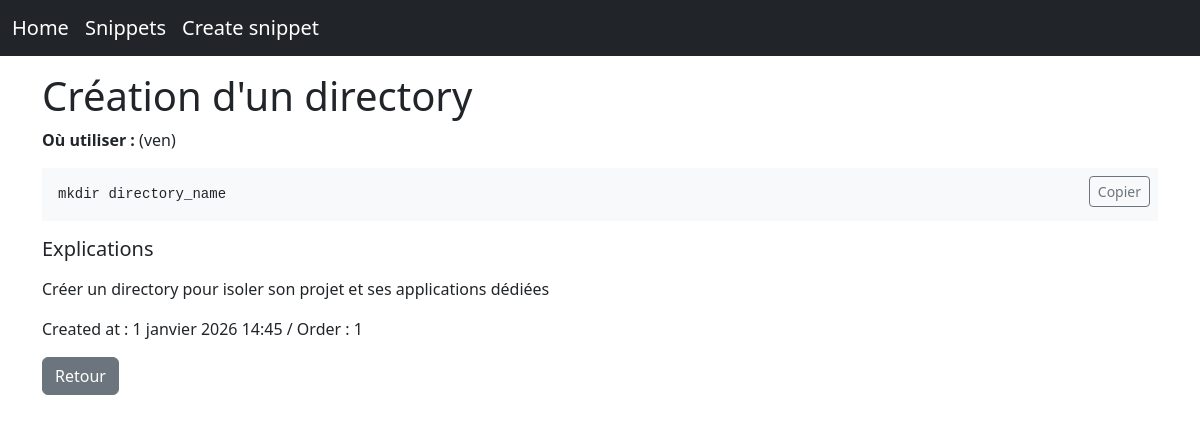
The app's page /snippets/creation-dun-directory/, older data.
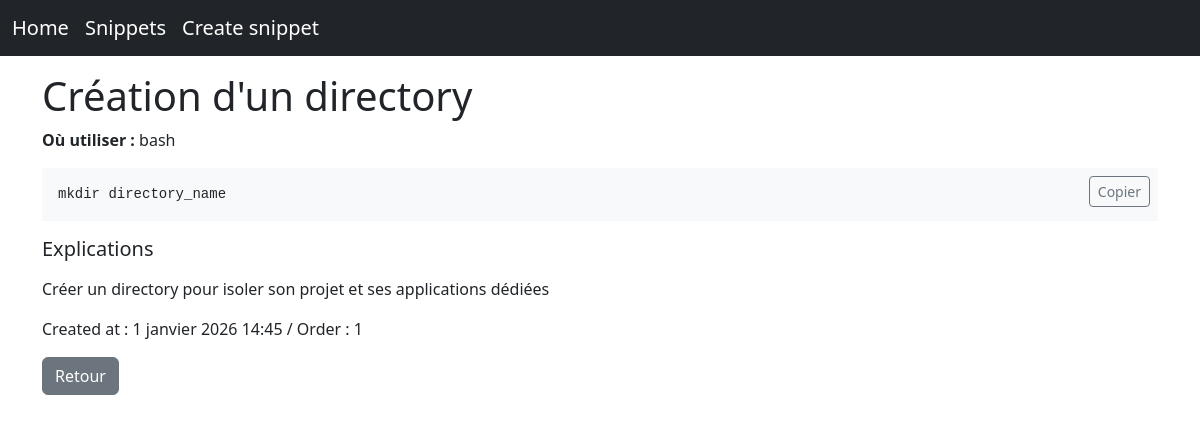
The same page, newer data.
### snippets/models.py (models this page shows, shortened)
class Snippet(models.Model):
    title = models.CharField(max_length=100, unique=True)
    slug = models.SlugField(max_length=120, unique=True, blank=True)
    order = models.PositiveIntegerField(blank=True, null=True)
    code = models.TextField()
    created_at = models.DateTimeField(auto_now_add=True)
    location = models.CharField(
        max_length=100,
        blank=True,
        help_text="Où utiliser ce snippet (ex: shell, venv, settings.py, views.py)"
    )
    description = models.TextField(
        blank=True,
        help_text="Commentaires et explications"
    )
    class Meta:
        ordering = ["order", "created_at"]

### snippets/views.py (the view)
# urls.py: path('<slug:slug>/', SnippetDetailView.as_view(), name='snippet_detail'),
class SnippetDetailView(DetailView):
    model = Snippet
    template_name = "snippets/snippet_detail.html"
    context_object_name = "snippet"
    slug_field = "slug"
    slug_url_kwarg = "slug"

### snippets/templates/snippets/snippet_detail.html (shortened to what this page needs)
{% extends "base.html" %}
{% block content %}
<h1>{{ snippet.title }}</h1>
{% if snippet.location %}
<p>
    <strong>Où utiliser :</strong> {{ snippet.location }}
</p>
{% endif %}
<div class="position-relative">
    <button
        class="btn btn-sm btn-outline-secondary position-absolute top-0 end-0 m-2"
        onclick="copySnippet()"
        id="copy-btn"
    >
        Copier
    </button>
    <pre class="bg-light p-3"><code id="snippet-code">{{ snippet.code }}</code></pre>
</div>
{% if snippet.description %}
<div class="mt-3">
    <h5>Explications</h5>
    <p>{{ snippet.description|linebreaks }}</p>
</div>
{% endif %}
<p>
    Created at : {{ snippet.created_at }}
    {% if snippet.order %} / Order : {{ snippet.order }} {% endif %}
</p>
<a class="btn btn-secondary" href="{% url 'snippet_list' %}" class="btn btn-secondary mt-3">
    Retour
</a>
{% endblock %}

Row changes from the older to the newer data that the page shows:
changed Snippet "Création d'un directory": location "(ven)" → "bash"
